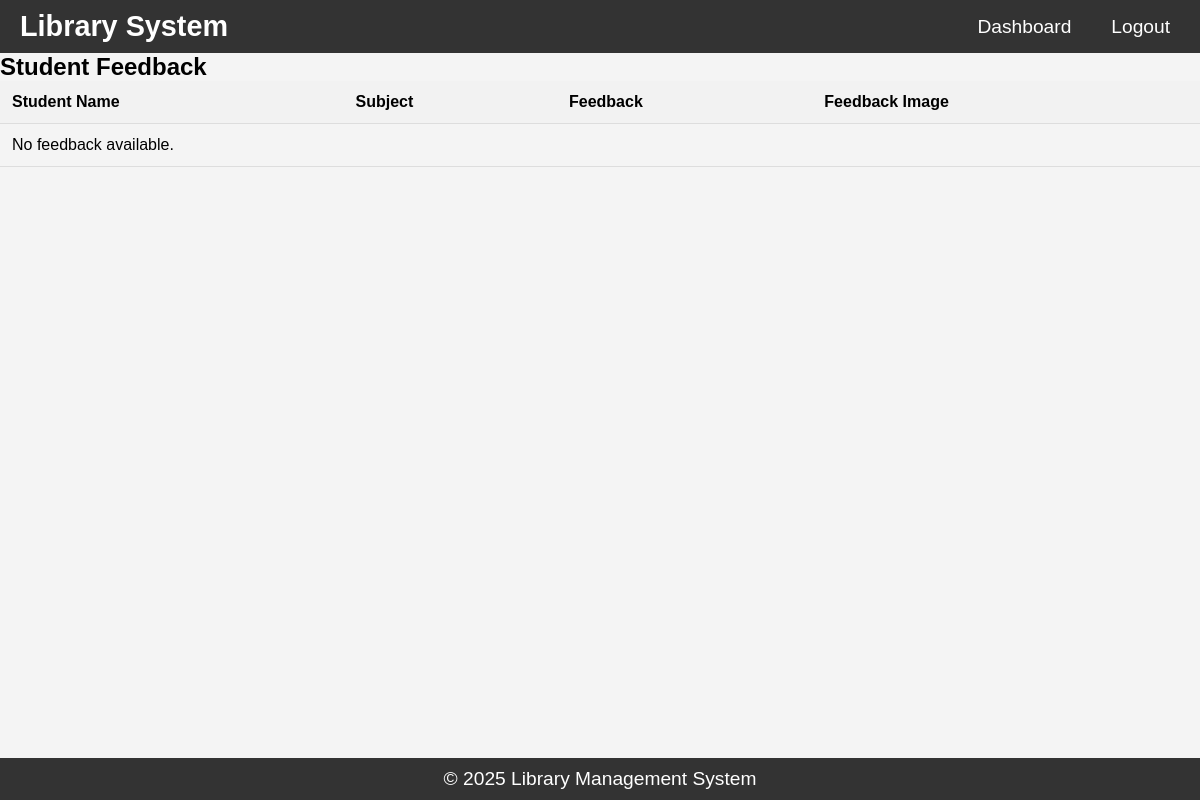
Before: /view_feedback/ with the older database file.
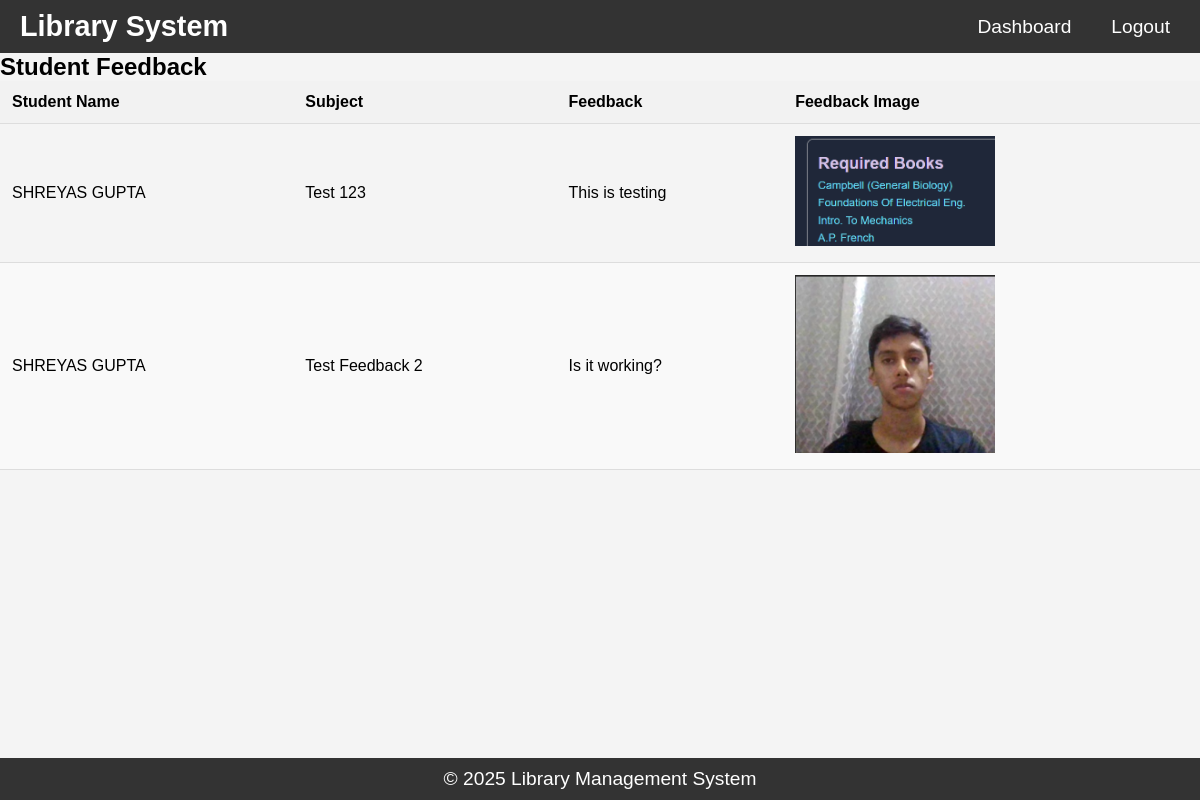
After: the same page with the newer database file.
### lib/models.py (models this page shows, shortened)
class Feedback(models.Model):
    student = models.ForeignKey(User, on_delete=models.CASCADE)
    subject = models.CharField(max_length=255)
    body = models.TextField()
    image = models.ImageField(upload_to='feedback_images/', blank=True, null=True)
    created_at = models.DateTimeField(auto_now_add=True)

### lib/views.py (the view)
# urls.py: path('view_feedback/', views.view_feedback, name='view_feedback'),
def view_feedback(request):
    feedbacks = Feedback.objects.all()
    return render(request, 'lib/view_feedback.html', {'feedbacks': feedbacks})

### lib/templates/lib/view_feedback.html (shortened to what this page needs)
{% load static %}
<!DOCTYPE html>
<html lang="en">
<head>
    <link rel="stylesheet" href="{% static 'css/styles.css' %}">
</head>
<body>
    <nav>
        <div class="navbar">
            <a href="{% url 'lib:home' %}" class="brand">Library System</a>
            <div class="nav-links">
                <a href="{% url 'lib:librarian_dashboard' %}" class="profile-icon">Dashboard</a>
                <a href="{% url 'lib:logout_views' %}">Logout</a>
            </div>
        </div>
    </nav>
    <div class="content-section">
        <h2>Student Feedback</h2>
        <div class="feedback-list">
            <table>
                <thead>
                    <tr>
                        <th>Student Name</th>
                        <th>Subject</th>
                        <th>Feedback</th>
                        <th>Feedback Image</th>
                    </tr>
                </thead>
                <tbody>
                    {% for feedback in feedbacks %}
                    <tr>
                        <td>{{ feedback.student.get_full_name }}</td>
                        <td>{{ feedback.subject }}</td>
                        <td>{{ feedback.body }}</td>
                        <td>
                            {% if feedback.image %}
                                <img src="{{ feedback.image.url }}" alt="Feedback Image" class="feedback-image">
                            {% else %}
                                No image available
                            {% endif %}
                        </td>
                    </tr>
                    {% empty %}
                    <tr>
                        <td colspan="4">No feedback available.</td>
                    </tr>
                    {% endfor %}
                </tbody>
            </table>
        </div>
    </div>
    <footer>
        <div class="footer-content">
            <p>&copy; 2025 Library Management System</p>
        </div>
    </footer>
</body>
</html>

Changed rows visible on the page:
added Feedback: student.get_full_name "SHREYAS GUPTA", subject "Test 123", body "This is testing", image (picture)
added Feedback: student.get_full_name "SHREYAS GUPTA", subject "Test Feedback 2", body "Is it working?", image (picture)
Other visible differences:
text no longer shown: "No feedback available."
